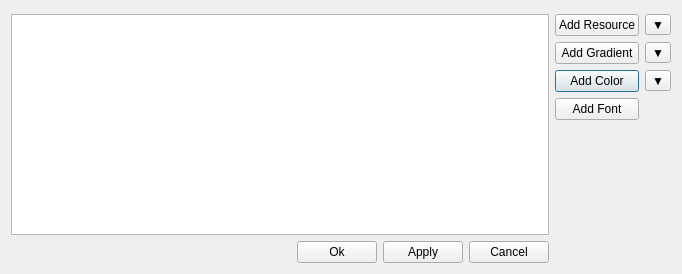
<?xml version="1.0" encoding="UTF-8"?>
<ui version="4.0">
 <class>StyleSheetEditor</class>
 <widget class="QDialog" name="StyleSheetEditor">
  <property name="windowTitle">
   <string>Edit Style Sheet</string>
  </property>
  <property name="windowFilePath">
   <string/>
  </property>
  <property name="geometry">
   <rect>
    <x>0</x>
    <y>0</y>
    <width>682</width>
    <height>274</height>
   </rect>
  </property>
  <layout class="QGridLayout" name="gridLayout">
   <property name="topMargin">
    <number>14</number>
   </property>
   <item row="1" column="5">
    <widget class="QToolButton" name="gradient_tb">
     <property name="text">
      <string>▼</string>
     </property>
    </widget>
   </item>
   <item row="2" column="4">
    <widget class="QPushButton" name="color_pb">
     <property name="text">
      <string>Add Color</string>
     </property>
    </widget>
   </item>
   <item row="1" column="3">
    <spacer name="horizontalSpacer">
     <property name="sizeType">
      <enum>QSizePolicy::Fixed</enum>
     </property>
     <property name="sizeHint" stdset="0">
      <size>
       <width>3</width>
       <height>20</height>
      </size>
     </property>
     <property name="orientation">
      <enum>Qt::Horizontal</enum>
     </property>
    </spacer>
   </item>
   <item row="0" column="5">
    <widget class="QToolButton" name="resource_tb">
     <property name="text">
      <string>▼</string>
     </property>
    </widget>
   </item>
   <item row="1" column="4">
    <widget class="QPushButton" name="gradient_pb">
     <property name="text">
      <string>Add Gradient</string>
     </property>
    </widget>
   </item>
   <item row="3" column="4">
    <widget class="QPushButton" name="font_pb">
     <property name="text">
      <string>Add Font</string>
     </property>
    </widget>
   </item>
   <item row="4" column="4">
    <spacer name="verticalSpacer">
     <property name="sizeHint" stdset="0">
      <size>
       <width>20</width>
       <height>40</height>
      </size>
     </property>
     <property name="orientation">
      <enum>Qt::Vertical</enum>
     </property>
    </spacer>
   </item>
   <item row="5" column="2">
    <widget class="QPushButton" name="apply_pb">
     <property name="text">
      <string>Apply</string>
     </property>
    </widget>
   </item>
   <item row="5" column="3">
    <widget class="QPushButton" name="cancel_pb">
     <property name="text">
      <string>Cancel</string>
     </property>
    </widget>
   </item>
   <item row="5" column="1">
    <widget class="QPushButton" name="ok_pb">
     <property name="text">
      <string>Ok</string>
     </property>
    </widget>
   </item>
   <item row="0" column="4">
    <widget class="QPushButton" name="resource_pb">
     <property name="text">
      <string>Add Resource</string>
     </property>
    </widget>
   </item>
   <item row="2" column="5">
    <widget class="QToolButton" name="color_tb">
     <property name="text">
      <string>▼</string>
     </property>
    </widget>
   </item>
   <item row="5" column="0">
    <spacer name="horizontalSpacer_2">
     <property name="sizeHint" stdset="0">
      <size>
       <width>40</width>
       <height>20</height>
      </size>
     </property>
     <property name="orientation">
      <enum>Qt::Horizontal</enum>
     </property>
    </spacer>
   </item>
   <item row="0" column="0" rowspan="5" colspan="4">
    <widget class="StyleSheet_Widget" name="editor"/>
   </item>
  </layout>
 </widget>
 <customwidgets>
  <customwidget>
   <class>StyleSheet_Widget</class>
   <extends>QTextEdit</extends>
   <header>stylesheet_widget.h</header>
  </customwidget>
 </customwidgets>
 <tabstops>
  <tabstop>editor</tabstop>
  <tabstop>resource_pb</tabstop>
  <tabstop>resource_tb</tabstop>
  <tabstop>gradient_pb</tabstop>
  <tabstop>gradient_tb</tabstop>
  <tabstop>color_pb</tabstop>
  <tabstop>color_tb</tabstop>
  <tabstop>font_pb</tabstop>
  <tabstop>ok_pb</tabstop>
  <tabstop>apply_pb</tabstop>
  <tabstop>cancel_pb</tabstop>
 </tabstops>
 <resources/>
 <connections/>
</ui>
